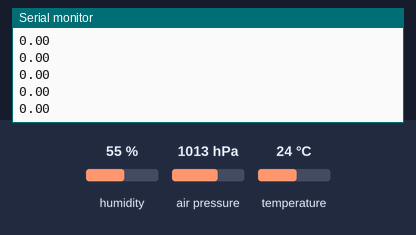
Recording of a sketch running on a simulated Arduino Uno, built for the host (arithmetic inside an expression is 32-bit, double 64-bit). Parts: the last lines printed to the serial monitor. Inputs (shaded band) come from the test bench; at power-on: air pressure 1013 hPa, humidity 55 %, temperature 24 °C.

Above: at 11.8 s.
11.9 s: air pressure set to 952 hPa
At 12.4 s:
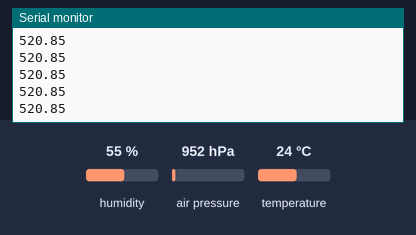
13.4 s: air pressure set to 975 hPa
At 14.4 s:
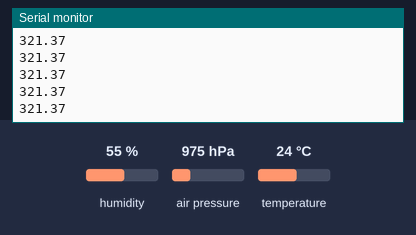
Timing chart, 0 to 16.4 s (numbered marks = the images above; inputs shaded):
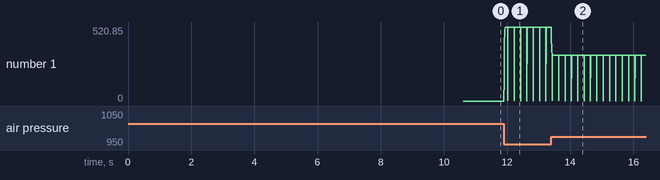

Measured:
- after the input at 11.9 s, the serial monitor: prints a new line at once (image 1)
- after the input at 13.4 s, the serial monitor: prints a new line at once (image 2)
- plotted number 1: 0 → 520.85 after the input at 11.9 s, 520.85 → 321.37 after the input at 13.4 s

The sketch:

Altitude-detect.ino
```cpp
// ...existing code...
#include <Wire.h>
#include <Adafruit_Sensor.h>
#include <Adafruit_BME280.h>


const float alpha = 0.2;


#define SDA_PIN 17
#define SCL_PIN 16

Adafruit_BME280 bme;

const int NUM_SAMPLES = 100;
float referencePressure = 0;

float filteredAltitude = 0;
const float alpha_alt = 0.3;  // สำหรับกรองความสูง

// --- เพิ่มตัวแปรสำหรับ launch detection ---
unsigned long tnow = 0, tread = 0;
float r0 = 0, r1 = 0, trend = 0;
int checklunch = 0;

void setup() {
  Serial.begin(115200);
  delay(500);


  // --- BME280 ---
  Wire1.begin();  // ใช้ Wire1 สำหรับ Teensy 4.1 (SDA1=17, SCL1=16)
  bme.begin(0x76, &Wire1);

  // อ่านค่า pressure หลายครั้งเพื่อหาค่าเฉลี่ย ลด noise
  float sumPressure = 0;
  for (int i = 0; i < NUM_SAMPLES; i++) {
    sumPressure += bme.readPressure() / 100.0F;  // hPa
    delay(100);
  }
  referencePressure = sumPressure / NUM_SAMPLES;

  Serial.print("Reference Pressure (average of ");
  Serial.print(NUM_SAMPLES);
  Serial.print(" samples) = ");
  Serial.print(referencePressure);
  Serial.println(" hPa");
}

void loop() {

  // --- BME280 ---
  float temperature = bme.readTemperature();
  float pressure = bme.readPressure() / 100.0F;
  float humidity = bme.readHumidity();

  // คำนวณความสูงสัมพัทธ์ (relative altitude)
  float altitude = 44330.0 * (1.0 - pow(pressure / referencePressure, 0.1903));

  // Exponential Moving Average filter สำหรับความสูง
  static bool firstRun = true;
  if (firstRun) {
    filteredAltitude = altitude;
    firstRun = false;
  } else {
    filteredAltitude = alpha_alt * altitude + (1 - alpha_alt) * filteredAltitude;
  }

  Serial.print(filteredAltitude);

  Serial.println();

  // ===Detect Launch===ห
  tnow = millis();
  if (tnow > tread) {
    r1 = filteredAltitude;
    trend = abs(r1 - r0);
    tread = tnow + 200;
    r0 = r1;
    if (trend > 0) {
      checklunch += 1;
    } else {
      checklunch = 0;
    }
    if (checklunch >= 5 && filteredAltitude >= 10) {
      Serial.print("Canard");
    }
    Serial.print(checklunch);
    Serial.println("");
  }
}
// ...existing code...
```
